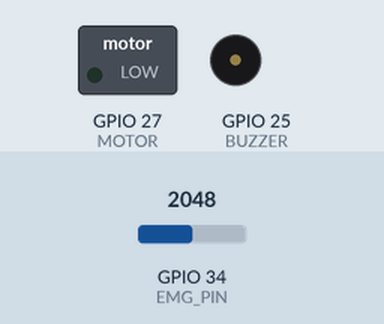
Recording of a sketch running on a simulated ESP32. On the bench: switched loads named in the sketch (green lamp = pin HIGH), buzzer (waves = sounding, pin HIGH). The test bench sets the inputs (shaded band); at power-on: GPIO 34 (EMG_PIN) = 2048 (analog values on the 0–4095 scale). WiFi joins after 1.5 s; servers stay silent unless stated; web services answer with replies made up by the test bench; what the sketch prints to the serial monitor is not drawn.

Above: at 2.7 s.
2.8 s: GPIO 34 (EMG_PIN) set to 1370
16.8 s: GPIO 34 (EMG_PIN) set to 1270
28.2 s: GPIO 34 (EMG_PIN) set to 2047
At 28.8 s:
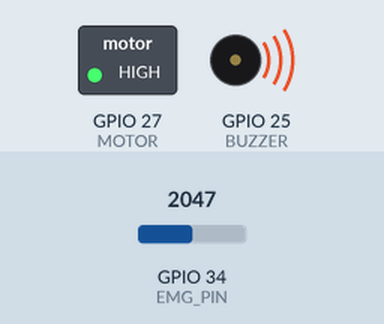
39.6 s: GPIO 34 (EMG_PIN) set to 0
At 48.0 s:
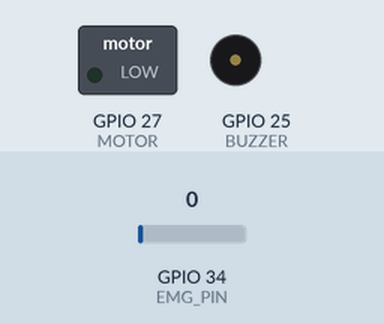
Timing chart, 0 to 49.5 s (numbered marks = the images above; inputs shaded):
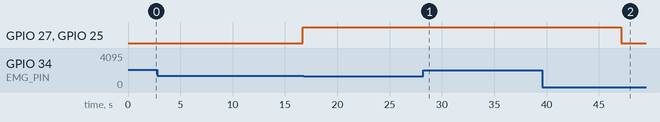

The sketch:

Muscle_Strain.ino
```cpp
// ===================== MUSCLE STRAIN DETECTION SYSTEM =====================

#include <WiFi.h>
#include <HTTPClient.h>

// ===================== WIFI CONFIG =====================
const char* ssid = " ";
const char* password = " ";
String apiKey = " ";
String server = "http://api.thingspeak.com/update";

// ===================== PIN CONFIG =====================
#define EMG_PIN   34
#define BUZZER    25
#define MOTOR     27

// ===================== SETTINGS ======================
#define SAMPLE_COUNT   30
#define NORMAL_DELTA    10
#define MILD_DELTA      35
#define ABNORMAL_TIME   1000

// ===================== VARIABLES =====================
float samples[SAMPLE_COUNT];
int sampleIndex = 0;

float lastEMG = 0;
unsigned long abnormalStart = 0;

// ===================== FILTER ========================
float getFilteredEMG_mV() {
  samples[sampleIndex] = analogRead(EMG_PIN);
  sampleIndex = (sampleIndex + 1) % SAMPLE_COUNT;

  float sum = 0;
  for (int i = 0; i < SAMPLE_COUNT; i++)
    sum += samples[i];

  float avgADC = sum / SAMPLE_COUNT;
  return (avgADC * 3300.0) / 4095.0;
}

// ===================== WIFI CONNECT ===================
void connectWiFi() {
  WiFi.begin(ssid, password);
  Serial.print("Connecting WiFi");

  while (WiFi.status() != WL_CONNECTED) {
    delay(500);
    Serial.print(".");
  }

  Serial.println("\nWiFi Connected!");
}

// ===================== SETUP =========================
void setup() {
  Serial.begin(115200);

  pinMode(BUZZER, OUTPUT);
  pinMode(MOTOR, OUTPUT);

  digitalWrite(BUZZER, LOW);
  digitalWrite(MOTOR, LOW);

  analogReadResolution(12);
  analogSetPinAttenuation(EMG_PIN, ADC_11db);

  connectWiFi();

  Serial.println("====================================");
  Serial.println("EMG Muscle Strain Monitor + Cloud");
  Serial.println("====================================");
}

// ===================== LOOP ==========================
void loop() {

  float emg_mV = getFilteredEMG_mV();
  float delta = abs(emg_mV - lastEMG);
  lastEMG = emg_mV;

  int activity = 0;

  // -------- ACTIVITY DETECTION --------
  if (delta < NORMAL_DELTA) {
    activity = 0;
    abnormalStart = 0;
  }
  else if (delta < MILD_DELTA) {
    activity = 1;
    abnormalStart = 0;
  }
  else {
    if (abnormalStart == 0)
      abnormalStart = millis();

    if (millis() - abnormalStart >= ABNORMAL_TIME)
      activity = 2;
  }

  // -------- OUTPUT CONTROL --------
  digitalWrite(MOTOR, activity == 2 ? HIGH : LOW);
  digitalWrite(BUZZER, activity == 2 ? HIGH : LOW);

  // -------- SERIAL OUTPUT --------
  Serial.print("EMG: ");
  Serial.print(emg_mV, 1);
  Serial.print(" mV | Δ: ");
  Serial.print(delta, 1);
  Serial.print(" | Status: ");

  if (activity == 0) Serial.println("NORMAL");
  else if (activity == 1) Serial.println("MILD");
  else Serial.println("ABNORMAL ⚠️");

  // -------- SEND DATA TO THINGSPEAK --------
  if (WiFi.status() == WL_CONNECTED) {
    HTTPClient http;

    String url = server + "?api_key=" + apiKey +
                 "&field1=" + String(emg_mV, 1) +
                 "&field2=" + String(delta, 1) +
                 "&field3=" + String(activity);

    http.begin(url);
    int httpCode = http.GET();
    http.end();

    Serial.print("Cloud Update: ");
    Serial.println(httpCode);
  }

  Serial.println("--------------------------------");

  delay(15000);  // ThingSpeak safe delay
}
```

Measured:
- after the input at 16.8 s, every drawn part: stays the same
- after the input at 28.2 s, GPIO 27 (MOTOR), GPIO 25 (BUZZER): stays HIGH (without the input it goes to LOW after 3.7 s)
- after the input at 39.6 s, GPIO 27 (MOTOR), GPIO 25 (BUZZER): HIGH → LOW after 7.5 s
